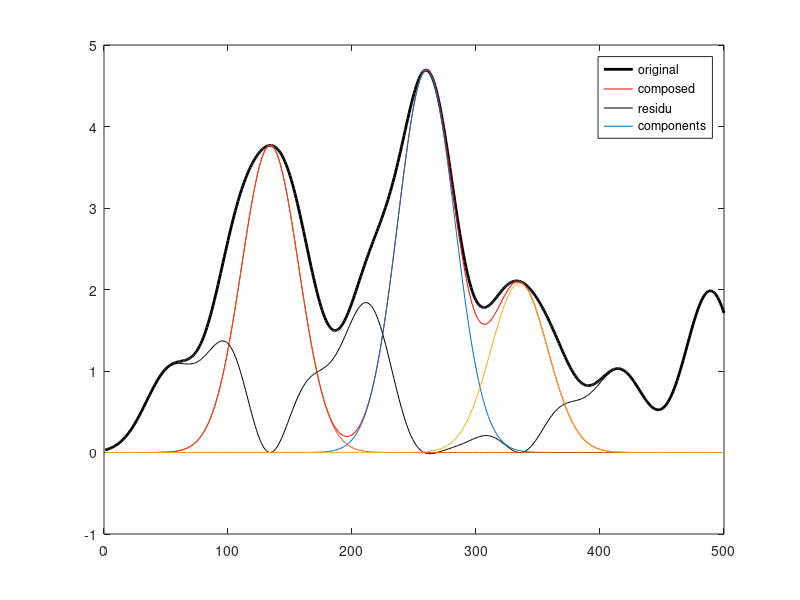

MATLAB code to generate this figure:
function [peakprops,buildcurve]=peel_peaks_from_profile(PeaksCurve,Psf,showit)
%this function subtracts 1D Gaussians from an image until a stop criterion
%is reached. JacobKers 2016

MaxPeakNo=7;           
StopRelChange=0.2;     %0.01 means 1% of change in covered fraction
ChipIt=1;            %This is the fraction of the local maximum that ...                        %is used to build the gauss to be subtracted

if nargin<2                %This sets the width of Gaussians to peel off   
    close all; 
    showit=1;
    Psf=23;     %This sets the width of Gaussians to peel off              
    Pks=20;
    LL=500;
    xax=1:LL;
    PeaksCurve=0*xax;
    uxes=rand(1,Pks)*LL;
    sig=20;
    for ii=1:Pks
        ux=uxes(ii);
        PeaksCurve=PeaksCurve+OnePeak(xax,ux,sig);
    end
    plot(xax,PeaksCurve);
end

stopit=0;
PeelCurve=PeaksCurve;
LL=length(PeaksCurve);
Xax=1:LL;
buildcurve=0*PeaksCurve;
peakcount=1;
CoveredFraction=[];
peakprops=[];

close all;
while ~stopit
    [PeakVal,Xpos]=max(PeelCurve);                 
    OnePeakCurve=ChipIt*PeakVal*OnePeak(Xax,Xpos,Psf);    
    PeelCurve=PeelCurve-OnePeakCurve;
    buildcurve=buildcurve+OnePeakCurve;
    peakcount=peakcount+1;
    if peakcount>1
    CoveredFraction(peakcount)=sum(buildcurve)/sum(PeaksCurve);
    ThisSpotFraction(peakcount)=sum(OnePeakCurve)/sum(PeaksCurve);     
    RelChange=(CoveredFraction(peakcount)...
              -CoveredFraction(peakcount-1))./...
               CoveredFraction(peakcount);
   stopit=( (RelChange<StopRelChange)| ...
            (peakcount>MaxPeakNo)&...
            (peakcount>=1));
    RelChange=(RelChange*(peakcount>1)+...;
              1.0*(peakcount<=1));
    end
    ResiduCurve=PeaksCurve-buildcurve;    
    peakprops=[[peakprops];...
    [peakcount PeakVal Xpos  Psf ThisSpotFraction(peakcount) CoveredFraction(peakcount) RelChange]];     
end


if showit|nargin<2
    plot(PeaksCurve,'k-', 'LineWidth',2); hold on;
    plot(buildcurve,'r-'); hold on;
    plot(ResiduCurve,'k-'); hold on;
     %AllSpotProps=[peakcount PeakVal Xpos  Psf ThisSpotFraction(peakcount) CoveredFraction(peakcount) RelChange]];  
    [Pks,~]=size(peakprops);
     for ii=1:Pks
         Ux=peakprops(ii,3);
         PeakVal=peakprops(ii,2);
         OnePeakCurve=PeakVal*OnePeak(Xax,Ux,Psf);
         plot(OnePeakCurve); hold on;
     end    
     legend('original','composed','residu', 'components');
     [~]=ginput(1);
end
   

function PP= OnePeak(x,ux,s)
%This is the equation for a normalized1D gaussian peak value one
PP =exp (-(x-ux).^2./(2*s.^2));
